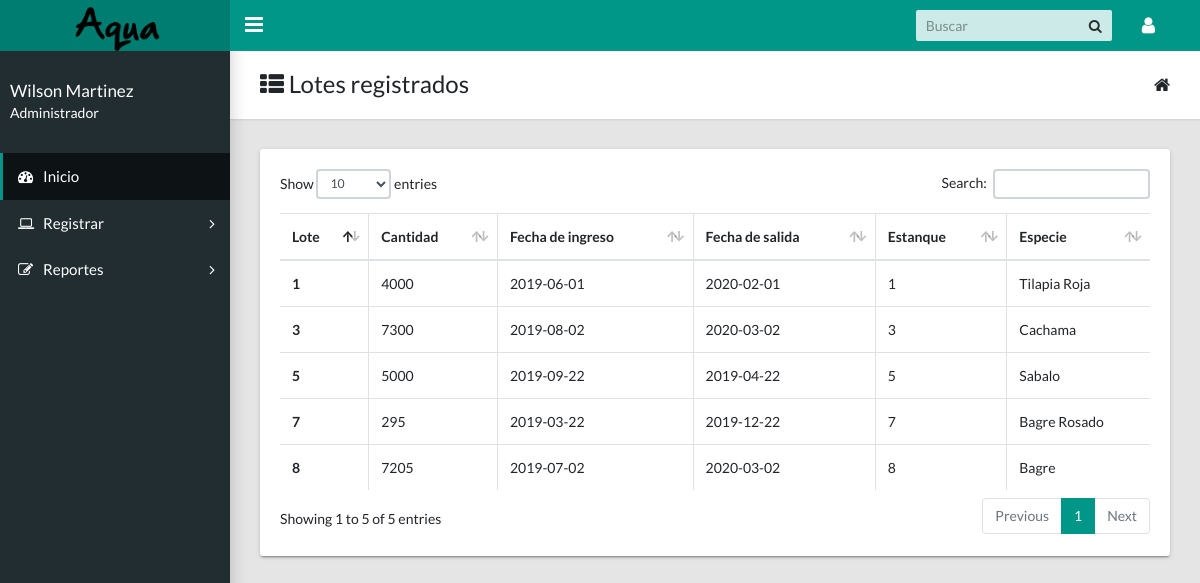
The app's page /docs/operario/consulta_lote.php (signed in) with its own data.
### tables this page shows
CREATE TABLE `lote` (
  `id_lote` int(11) NOT NULL,
  `cantidad` int(10) DEFAULT NULL,
  `fecha_ingreso` date DEFAULT NULL,
  `fecha_salida` date DEFAULT NULL,
  `fk_estanque` int(10) DEFAULT NULL,
  `fk_tipo_especie` int(10) DEFAULT NULL,
  `estado_lote` tinyint(1) DEFAULT NULL
);

CREATE TABLE `tipo_especie` (
  `id_tipo_especie` int(11) NOT NULL,
  `nombre_especie` varchar(20) DEFAULT NULL
);

### docs/operario/consulta_lote.php (the view, shortened to what this page needs)
<!DOCTYPE html>
<html lang="en">
<head>
    <link rel="stylesheet" type="text/css" href="../css/main.css">
    <link href="https://maxcdn.bootstrapcdn.com/font-awesome/4.7.0/css/font-awesome.min.css" rel="stylesheet" type="text/css">
    <?php
    include 'php/conect.php';
    ?>
</head>
<body class="app sidebar-mini rtl">
    <header class="app-header">
        <a class="app-header__logo" href="principal.php">
            <img src="../img/logo2.png" width="90">
        </a>
        <a aria-label="Hide Sidebar" class="app-sidebar__toggle" data-toggle="sidebar" href="#">
        </a>
        <ul class="app-nav">
            <li class="app-search">
                <input class="app-search__input" placeholder="Buscar" type="search">
                <button class="app-search__button">
                    <i class="fa fa-search">
                    </i>
                </button>
            </li>
            <li class="dropdown">
                <a aria-label="Open Profile Menu" class="app-nav__item" data-toggle="dropdown" href="#">
                    <i class="fa fa-user fa-lg">
                    </i>
                </a>
                       <?php
                       if(isset($_SESSION['usuario']))
                       {
                          ?>
            </li>
        </ul>
    </header>
        <aside class="app-sidebar">
        <div class="app-sidebar__user">
            <div>
                <p class="app-sidebar__user-name">
                    <?php echo ''.$_SESSION['nombre']. ' ' ; ?>
                </p>
                <p class="app-sidebar__user-designation">
                    <?php echo ''.$_SESSION['nombre_rol']. ' ' ; ?>
                </p>
                <?php
                }
                else{
                  ?>
                  <script language='javascript'>window.location="salir.php"</script>
                  <?php
                }
                ?>
            </div>
        </div>
        <ul class="app-menu">
            <li>
                <li><a class="app-menu__item active" href="principal.php"><i class="app-menu__icon fa fa-dashboard"></i><span class="app-menu__label">Inicio</span></a></li>
            </li>
            <li class="treeview">
                <a class="app-menu__item" data-toggle="treeview" href="#">
                    <i class="app-menu__icon fa fa-laptop">
                    </i>
                    <span class="app-menu__label">
                        Registrar
                    </span>
                    <i class="treeview-indicator fa fa-angle-right">
                    </i>
                </a>
            </li>
            <li class="treeview">
                <a class="app-menu__item" data-toggle="treeview" href="#">
                    <i class="app-menu__icon fa fa-edit">
                    </i>
                    <span class="app-menu__label">
                        Reportes
                    </span>
                    <i class="treeview-indicator fa fa-angle-right">
                    </i>
                </a>
            </li>
        </ul>
    </aside>
    <main class="app-content">
      <div class="app-title">
        <div>
          <h1><i class="fa fa-th-list"></i> Lotes registrados</h1>
      </div>
      <ul class="app-breadcrumb breadcrumb side">
          <li class="breadcrumb-item"><i class="fa fa-home fa-lg"></i></li>
      </ul>
    </div>
<div  class="row d-flex justify-content-center">
    <div class="col-md-12">
      <div class="tile">
        <div class="tile-body">
          <table class="table table-hover table-bordered " id="sampleTable">
            <thead>
              <tr>
                <th>Lote </th>
                <th>Cantidad</th>
                <th>Fecha de ingreso </th>
                <th>Fecha de salida</th>
                <th>Estanque</th>
                <th>Especie </th>
            </tr>
        </thead>
        <tbody>
          <?php
          try{
            $sql="SELECT id_lote,cantidad,fecha_ingreso,fecha_salida,fk_estanque,nombre_especie FROM  lote inner join tipo_especie on (id_tipo_especie=fk_tipo_especie)  inner join  estanque on (id_estanque=fk_estanque) where estado_lote=1";
            $resul=$base->prepare($sql);
            $resul->execute(array());
            while($consulta=$resul->fetch(PDO::FETCH_ASSOC)){
              ?>
              <tr>
                <th><?php echo$consulta['id_lote'];?></th>
                <td><?php echo$consulta['cantidad'];?></td>
                <td><?php echo$consulta['fecha_ingreso'];?></td>
                <td><?php echo$consulta['fecha_salida'];?></td>
                <td><?php echo$consulta['fk_estanque'];?></td>
                <td><?php echo$consulta['nombre_especie'];?></td>
            </tr>
            <?php
        }
    }
    catch(Exception $e){
     die('Error:' .$e->getMessage());
 }
 ?>
</tbody>
</table>
</div>
</div>
</div>
</div>
</main>
</body>
</html>

### records on screen
lote: id_lote "1", cantidad "4000", fecha_ingreso "2019-06-01", fecha_salida "2020-02-01", fk_estanque "1", fk_tipo_especie.nombre_especie "Tilapia Roja"
lote: id_lote "3", cantidad "7300", fecha_ingreso "2019-08-02", fecha_salida "2020-03-02", fk_estanque "3", fk_tipo_especie.nombre_especie "Cachama"
lote: id_lote "5", cantidad "5000", fecha_ingreso "2019-09-22", fecha_salida "2019-04-22", fk_estanque "5", fk_tipo_especie.nombre_especie "Sabalo"
lote: id_lote "7", cantidad "295", fecha_ingreso "2019-03-22", fecha_salida "2019-12-22", fk_estanque "7", fk_tipo_especie.nombre_especie "Bagre Rosado"
lote: id_lote "8", cantidad "7205", fecha_ingreso "2019-07-02", fecha_salida "2020-03-02", fk_estanque "8", fk_tipo_especie.nombre_especie "Bagre"

### other values on screen
$_SESSION['nombre'] "Wilson Martinez"
$_SESSION['nombre_rol'] "Administrador"
